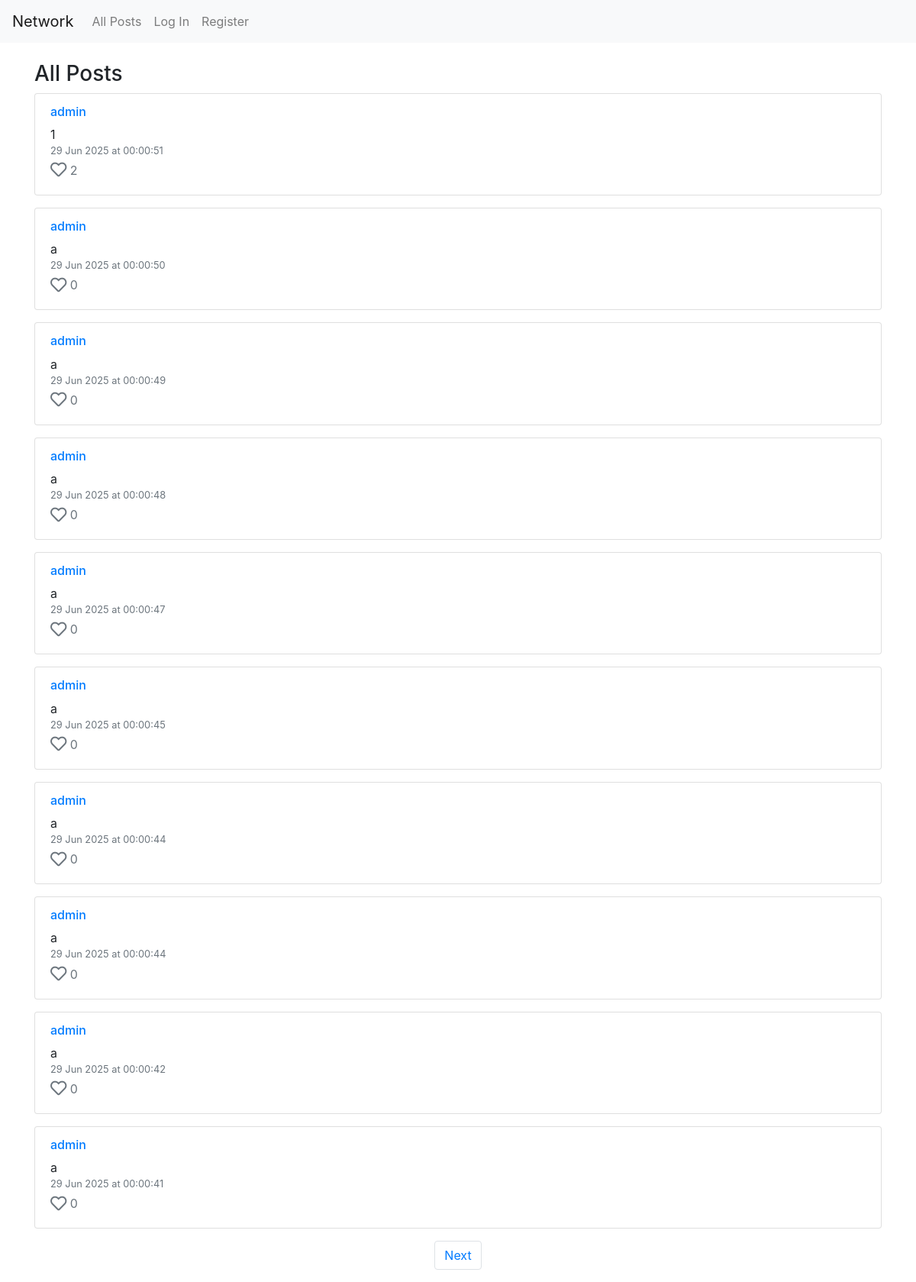
The page / on the database its author committed.
### network/models.py (models this page shows, shortened)
class Post(models.Model):
    user = models.ForeignKey(User, on_delete=models.CASCADE, related_name="posts")
    content = models.TextField()
    timestamp = models.DateTimeField(auto_now_add=True)
    def formatted_timestamp(self):
        return self.timestamp.strftime("%d %b %Y at %H:%M:%S")
    def like_count(self):
        return self.likes.count()

class User(AbstractUser):
    pass

### network/views.py (the view)
# urls.py: path("", views.index, name="index"),
def index(request):
    if request.method == "POST" and request.user.is_authenticated:
        content = request.POST.get("content")
        if content:
            Post.objects.create(user=request.user, content=content)
            return HttpResponseRedirect(reverse("index"))
    posts = Post.objects.all().order_by('-timestamp')  # Get all posts, newest first
    for post in posts:
        post.is_liked_by_user = post.is_liked_by(request.user) if request.user.is_authenticated else False
    paginator = Paginator(posts, 10)
    page_number = request.GET.get('page')
    posts_of_the_page = paginator.get_page(page_number)
    return render(request, "network/index.html", {
        "posts": posts,
        "posts_of_the_page": posts_of_the_page
    })

### network/templates/network/index.html (shortened to what this page needs)
{% extends "network/layout.html" %}
{% block body %}
    <div class="container mt-4">
        <h3>All Posts</h3>
        {% for post in posts_of_the_page %}
            <div class="card mb-3">
                <div class="card-body">
                    <h6 class="card-subtitle mb-2 text-muted">
                        <a href="{% url 'profile' post.user.username %}">{{ post.user.username }}</a>
                    </h6>
                    <div id="post-content-{{ post.id }}">
                        <p class="card-text">{{ post.content }}</p>
                    </div>
                    <div class="d-flex justify-content-between">
                        <div class="d-flex flex-column align-items-start">
                            <small class="text-muted">{{ post.formatted_timestamp }}</small>
                            {% if user.is_authenticated %}
                                <button class="btn btn-sm btn-link text-decoration-none p-0 mt-1"
                                        id="like-btn-{{ post.id }}"
                                        onclick="toggleLike({{ post.id }})">
                                    <i class="{% if post.is_liked_by_user %}fas{% else %}far{% endif %} fa-heart {% if post.is_liked_by_user %}text-danger{% else %}text-muted{% endif %} fa-lg"></i>
                                    <span id="like-count-{{ post.id }}" class="{% if post.is_liked_by_user %}text-danger{% else %}text-muted{% endif %} fs-6">{{ post.like_count }}</span>
                                </button>
                            {% else %}
                                <span class="text-muted mt-1">
                                    <i class="far fa-heart fa-lg"></i> <span class="fs-6">{{ post.like_count }}</span>
                                </span>
                            {% endif %}
                        </div>
                    </div>
                </div>
            </div>
        {% empty %}
            <p>No posts yet.</p>
        {% endfor %}
    </div>
    <nav aria-label="Page navigation example" class="d-flex justify-content-center">
        <ul class="pagination">
            {% if posts_of_the_page.has_next %}
                <li class="page-item"><a class="page-link" href="?page={{ posts_of_the_page.next_page_number }}">Next</a></li>
            {% endif %}
        </ul>
    </nav>
{% endblock %}

### rows shown on the page
Post: user.username "admin", content "1", formatted_timestamp "29 Jun 2025 at 00:00:51", like_count "2"
Post: user.username "admin", content "a", formatted_timestamp "29 Jun 2025 at 00:00:50", like_count "0"
Post: user.username "admin", content "a", formatted_timestamp "29 Jun 2025 at 00:00:49", like_count "0"
Post: user.username "admin", content "a", formatted_timestamp "29 Jun 2025 at 00:00:48", like_count "0"
Post: user.username "admin", content "a", formatted_timestamp "29 Jun 2025 at 00:00:47", like_count "0"
Post: user.username "admin", content "a", formatted_timestamp "29 Jun 2025 at 00:00:45", like_count "0"
Post: user.username "admin", content "a", formatted_timestamp "29 Jun 2025 at 00:00:44", like_count "0"
Post: user.username "admin", content "a", formatted_timestamp "29 Jun 2025 at 00:00:44", like_count "0"
Post: user.username "admin", content "a", formatted_timestamp "29 Jun 2025 at 00:00:42", like_count "0"
Post: user.username "admin", content "a", formatted_timestamp "29 Jun 2025 at 00:00:41", like_count "0"
